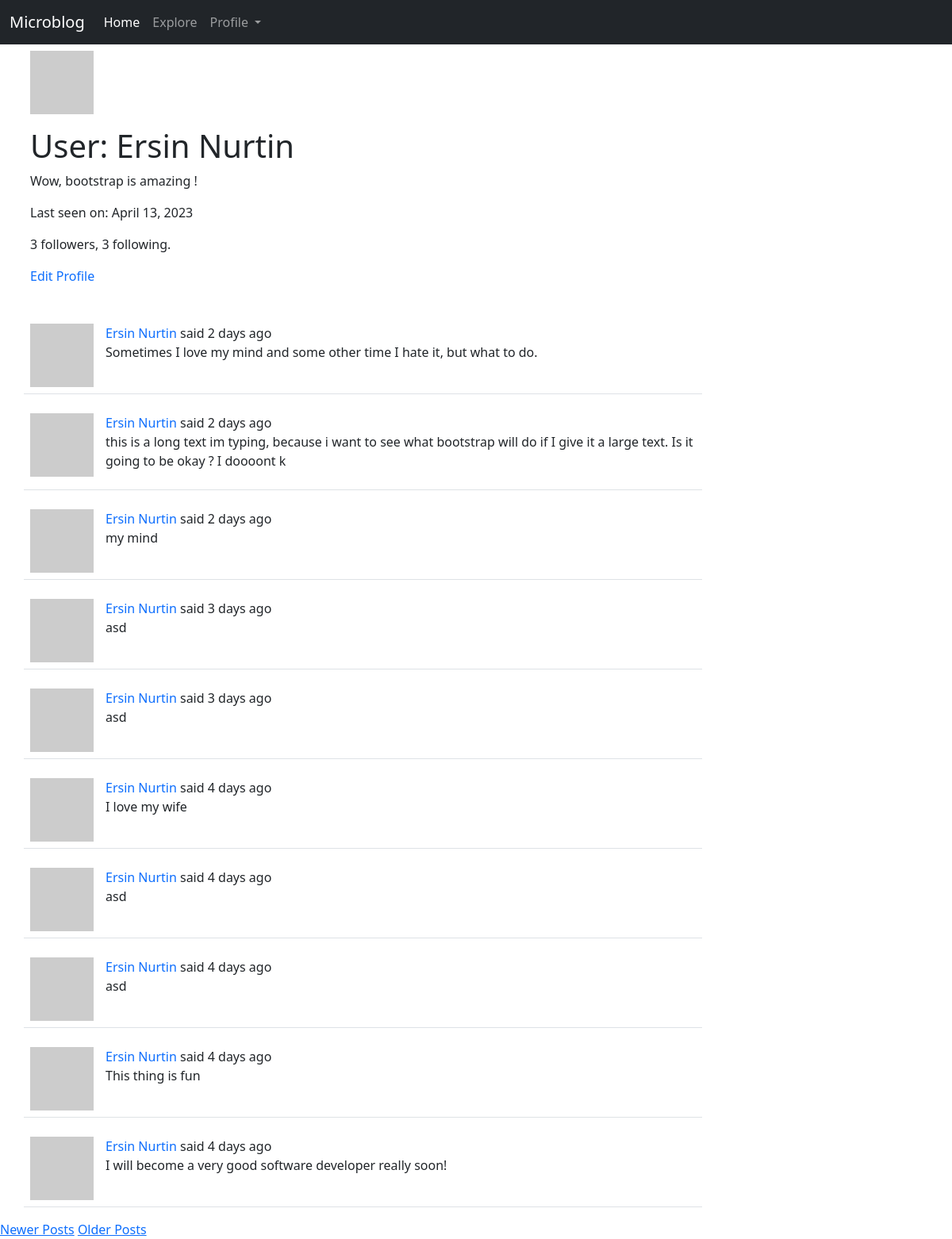
The page /user/Ersin Nurtin (signed in) on the database as committed earlier.
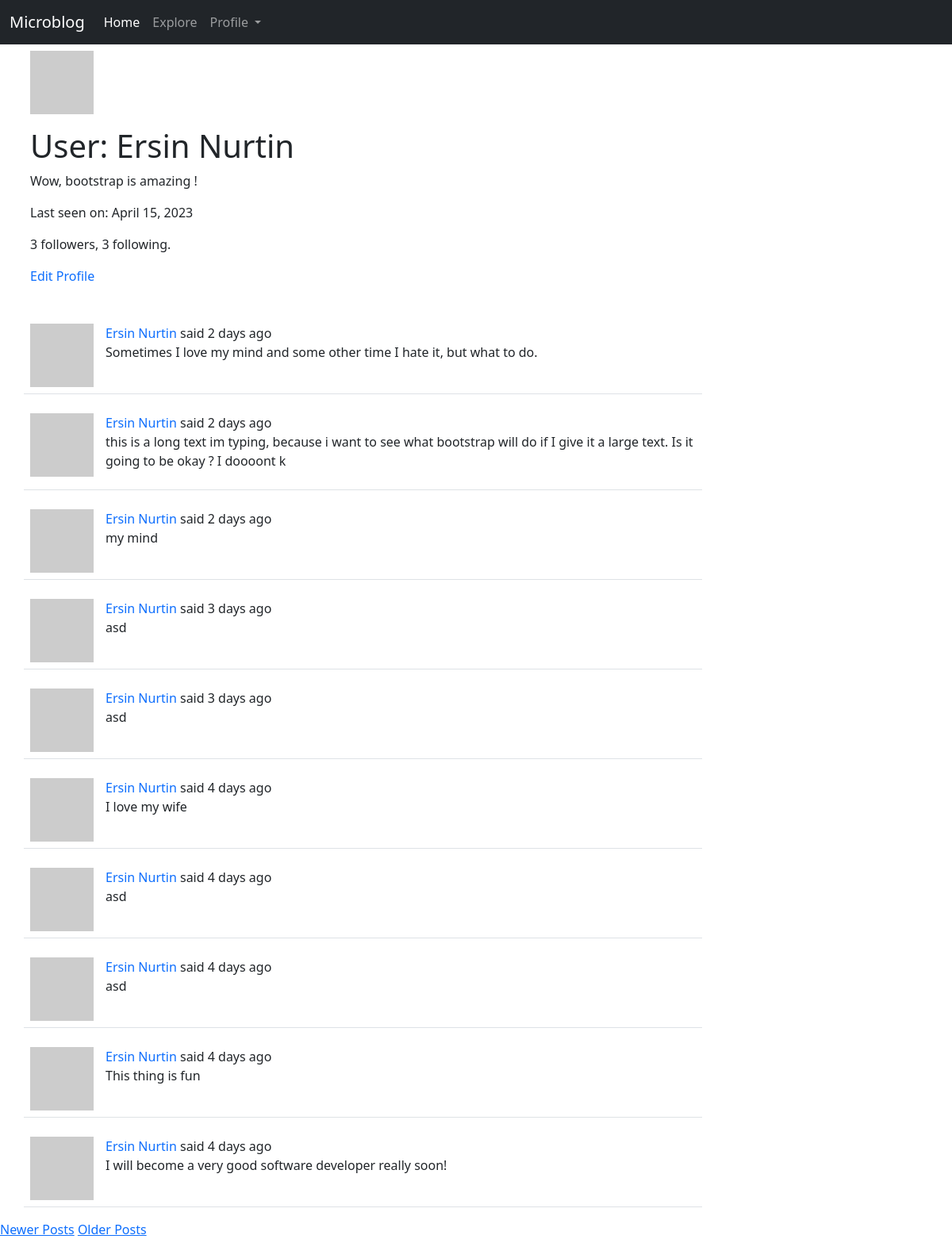
The same page on the database as committed later.
### app/models.py (models this page shows, shortened)
class User(UserMixin, db.Model):
	id = db.Column(db.Integer, primary_key=True)
	username = db.Column(db.String(64), index=True, unique=True)
	email = db.Column(db.String(120), index=True, unique=True)
	password_hash = db.Column(db.String(128))
	about_me = db.Column(db.String(140))
	last_seen = db.Column(db.DateTime, default=datetime.utcnow())
	posts = db.relationship('Post', backref='author', lazy='dynamic')
	followed = db.relationship(
		'User', secondary=followers,
		primaryjoin=(followers.c.follower_id == id),
		secondaryjoin=(followers.c.followed_id == id),
		backref=db.backref('followers', lazy='dynamic'), lazy='dynamic')
	def avatar(self, size):
		digest = md5(self.email.lower().encode('utf-8')).hexdigest()
		return f"https://www.gravatar.com/avatar/{digest}?d=identicon&s={size}"

class Post(db.Model):
	id = db.Column(db.Integer, primary_key=True)
	body = db.Column(db.String(140))
	timestamp = db.Column(db.DateTime, index=True, default=datetime.utcnow)
	user_id = db.Column(db.Integer, db.ForeignKey('user.id'))

### app/routes.py (the view)
@app.route('/user/<username>')
@login_required
def user(username):
	user_ = User.query.filter_by(username=username).first_or_404()
	form = EmptyForm()
	page = request.args.get('page', 1, type=int)
	posts = user_.posts.order_by(Post.timestamp.desc()).paginate(
		page=page, per_page=app.config['POSTS_PER_PAGE'], error_out=False)
	next_url = url_for('user', username=user_.username, page=posts.next_num) if posts.has_next else '#'
	prev_url = url_for('user', username=user_.username, page=posts.prev_num) if posts.has_prev else '#'
	return render_template('user.html', user=user_, posts=posts.items, form=form, next_url=next_url, prev_url=prev_url)

### app/__init__.py (called while the page is built)
def get_locale():
	return 'bg'

### app/models.py (called while the page is built)
@login.user_loader
def load_user(user_id):
	return User.query.get(int(user_id))

### app/routes.py (called while the page is built)
@app.before_request
def before_request():
	if current_user.is_authenticated:
		current_user.last_seen = datetime.utcnow()
		db.session.commit()

@app.before_request
def before_request():
	g.locale = str(get_locale())

### app/templates/user.html (shortened to what this page needs)
{% extends "layout.html" %}
{% block content %}
<div class="container">
    <table class="table table-borderless">
        <tr class="row">
            <td>
                <img src="{{ user.avatar(128) }}" alt="user image"/>
            </td>
            <td>
                <h1>{{ _('User') }}: {{ user.username }}</h1>
                {% if user.about_me %}<p>{{ user.about_me }}</p>{% endif %}
                {% if user.last_seen %}<p>{{ _('Last seen on') }}: {{ moment(user.last_seen).format('LL') }}</p>{% endif %}
                <p>{{ user.followers.count() }} {{ _('followers') }}, {{ user.followed.count() }} {{ _('following') }}.</p>
                {% if user == current_user %}
                <p><a style="text-decoration: none" href="{{ url_for('edit_profile') }}">{{ _('Edit Profile') }}</a></p>
                {% else %}
                <p>
                    <form action="{{ url_for('unfollow', username=user.username) }}" method="post">
                        {{ form.hidden_tag() }}
                        {{ form.submit(class_='btn btn-secondary', value='Unfollow') }}
                    </form>
                {% endif %}
            </td>
        </tr>
    </table>
</div>
    {% for post in posts %}
        {% include '_post.html' %}
    {% endfor %}
    {% if prev_url %}
    <a href="{{ prev_url }}">Newer Posts</a>
    {% endif %}
    {% if next_url %}
    <a href="{{ next_url}}">Older Posts</a>
    {% endif %}
{% endblock content %}

### app/templates/layout.html (shortened to what this page needs)
<!DOCTYPE html>
<html lang="en">
  <head>
      <link href="https://cdn.jsdelivr.net/npm/bootstrap@5.1.3/dist/css/bootstrap.min.css" rel="stylesheet">
  </head>
  <body>
    <nav class="navbar navbar-expand-lg navbar-dark bg-dark">
      <div class="container-fluid">
        <a class="navbar-brand" href="{{ url_for('index') }}">Microblog</a>
        <div class="collapse navbar-collapse" id="navbarSupportedContent">
          <ul class="navbar-nav me-auto mb-2 mb-lg-0">
            <li class="nav-item">
              <a class="nav-link active" aria-current="page" href="{{ url_for('index') }}">{{ _('Home') }}</a>
            </li>
            {% if current_user.is_anonymous %}
            <li class="nav-item">
              <a class="nav-link" href="{{ url_for('explore') }}">{{ _('Explore') }}</a>
            </li>
            <li class="nav-item">
              <a class="nav-link" href="{{ url_for('login') }}">{{ _('Login') }}Login</a>
            </li>
            {% else %}
            <li class="nav-item">
              <a class="nav-link" href="{{ url_for('explore') }}">{{ _('Explore') }}</a>
            </li>
            <li class="nav-item dropdown">
              <a class="nav-link dropdown-toggle" href="{{ url_for('user', username=current_user.username) }}" id="navbarDropdown" role="button" data-bs-toggle="dropdown" aria-expanded="false">
                {{ _('Profile') }}
              </a>
            </li>
            {% endif %}
          </ul>
        </div>
      </div>
    </nav>
    {% block content %} {% endblock content %}
  </body>
</html>

### app/templates/_post.html (shortened to what this page needs)
<div class="container">
    <table class="table table-hover">
      <tr class="row">
        <td class="col-1"><a href="{{ url_for('user', username=post.author.username) }}"><img src=" {{ post.author.avatar(70) }}" alt="user image"/></a>
        <td class="col-8">
          {{ _('%(username)s said %(when)s', username=user_link, when=moment(post.timestamp).fromNow()) }}
          <br>
          <p class="text-body">{{ post.body }}</p>
        </td>
      </tr>
    </table>
</div>

Rows that differ between the two databases and show on the page:
changed User "Ersin Nurtin": last_seen "April 13, 2023" → "April 15, 2023"
